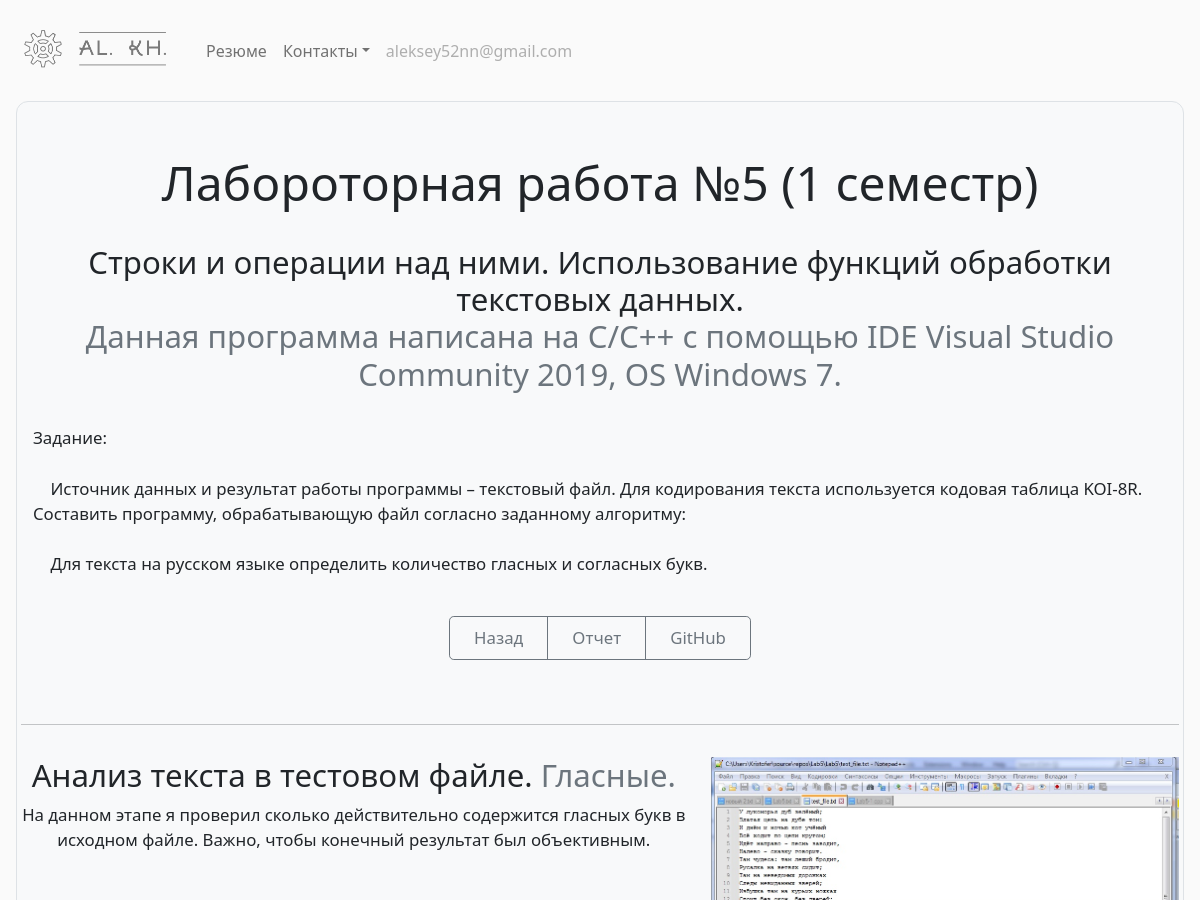
Page /portfolio/14/ (upper part) on the earlier database version.
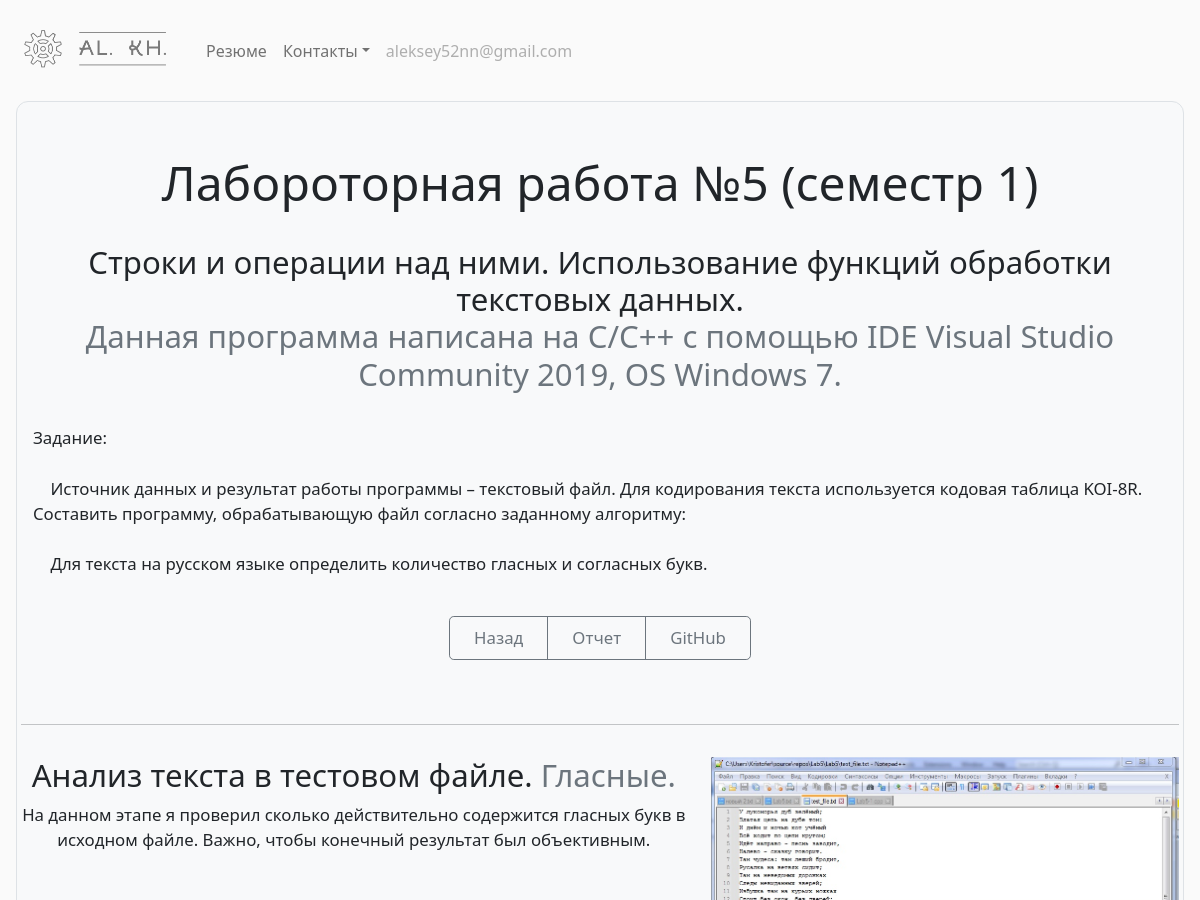
Same page on the later database version.
### portfolio/models.py (models this page shows, shortened)
class CardProject(models.Model):
    title = models.TextField(default="Title")
    date = models.DateField(default=django.utils.timezone.now)
    time = models.TimeField(default=django.utils.timezone.now)
    description_head = models.TextField(default="Description Head")
    description_span = models.TextField(default="Description Span")
    description_lead = models.TextField(default="Description Lead")
    logo = models.ImageField(upload_to='portfolio/images/', default="nothing")
    res1 = models.ImageField(upload_to='portfolio/images/', default="nothing")
    res1_head = models.TextField(default="Res1 Head Description")
    res1_span = models.TextField(default="Res1 Span Description")
    res1_lead = models.TextField(default="Res1 Lead Description")
    res2 = models.ImageField(upload_to='portfolio/images/', default="nothing")
    res2_head = models.TextField(default="Res2 Head Description")
    res2_span = models.TextField(default="Res2 Span Description")
    res2_lead = models.TextField(default="Res2 Lead Description")
    res3 = models.ImageField(upload_to='portfolio/images/', default="nothing")
    res3_head = models.TextField(default="Res3 Head Description")
    res3_span = models.TextField(default="Res3 Span Description")
    res3_lead = models.TextField(default="Res3 Lead Description")
    github = models.URLField()
    report = models.FileField(upload_to='portfolio/docs/', default="nothing")
    video = models.FileField(upload_to='portfolio/docs/', default="nothing")
    video_head = models.TextField(default="Video Head Description")
    video_span = models.TextField(default="Video Span Description")
    video_lead = models.TextField(default="Video Lead Description")

### portfolio/views.py (the view)
# urls.py: path('<int:card_id>/', views.detail, name='detail'),
def detail(request, card_id):
    card = get_object_or_404(CardProject, pk=card_id)
    return render(request, 'portfolio/detail.html', {'card': card})

### portfolio/templates/portfolio/detail.html (shortened to what this page needs)
{% extends 'home/base.html' %}
{% load static %}
{% block content %}
<div class="p-1 mx-3 mb-3 bg-light border rounded-5" align="center">
    <div class="container-fluid py-5" >
        <h1 class="featurette-heading adapt-head" align="center">{{ card.title}}</h1><br>
        <h3 class="featurette-heading adapt-subhead" align="center">{{ card.description_head|safe|linebreaksbr }}<br>
            <span class="text-muted adapt-subhead">{{ card.description_span|safe|linebreaksbr }}</span></h3><br>
        <p class="lead adapt-text" align="left" style="white-space: pre-wrap;">{{ card.description_lead|safe }}</p><br>
        <div class="btn-group" align="center">
            <a class="btn btn-outline-secondary btn-lg px-4 adapt-text" href="../">Назад</a>
            {% if card.report != "nothing" %}
            <a class="btn btn-outline-secondary btn-lg px-4 adapt-text" target="_blank" href="{{ card.report.url }}">Отчет</a>
            {% endif %}
            <a class="btn btn-outline-secondary btn-lg px-4 adapt-text" target="_blank" href="{{ card.github }}">GitHub</a>
        </div>
    </div>
    {% if card.res1 != "nothing" %}
    <hr class="featurette-divider">
    <div class="row featurette py-3">
      <div class="col-md-7">
        <h2 class="featurette-heading adapt-subhead">{{ card.res1_head }} <span class="text-muted adapt-subhead">
            {{ card.res1_span }}</span></h2>
        <p class="lead adapt-text" style="white-space: pre-wrap;" align="center">{{ card.res1_lead|safe }}</p>
      </div>
      <div class="col-md-5">
        <img role="button" class="bd-placeholder-img bd-placeholder-img-lg featurette-image img-fluid mx-auto"
             width="500" height="auto" src="{{ card.res1.url }}" data-bs-toggle="modal" data-bs-target="#res1">
          </div>
      </div>
    {% endif %}
{% endblock %}

Differences in the rows shown:
changed CardProject "Строки и операции над ними. Использование функций обработки текстовых данных.": title "Лабороторная работа №5 (1 семестр)" → "Лабороторная работа №5 (семестр 1)"
